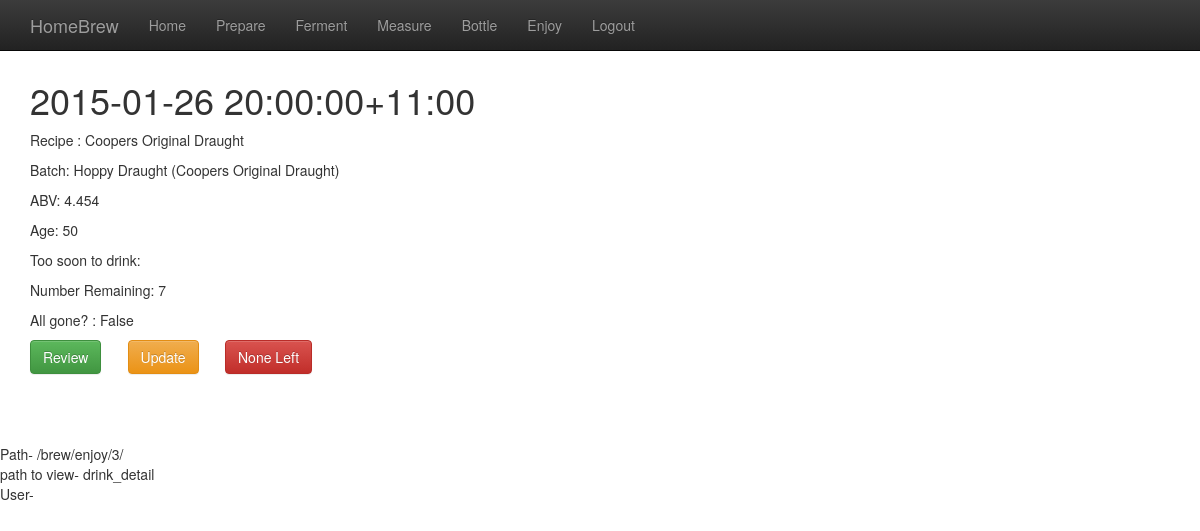
Page /brew/enjoy/3/ on the earlier database version.
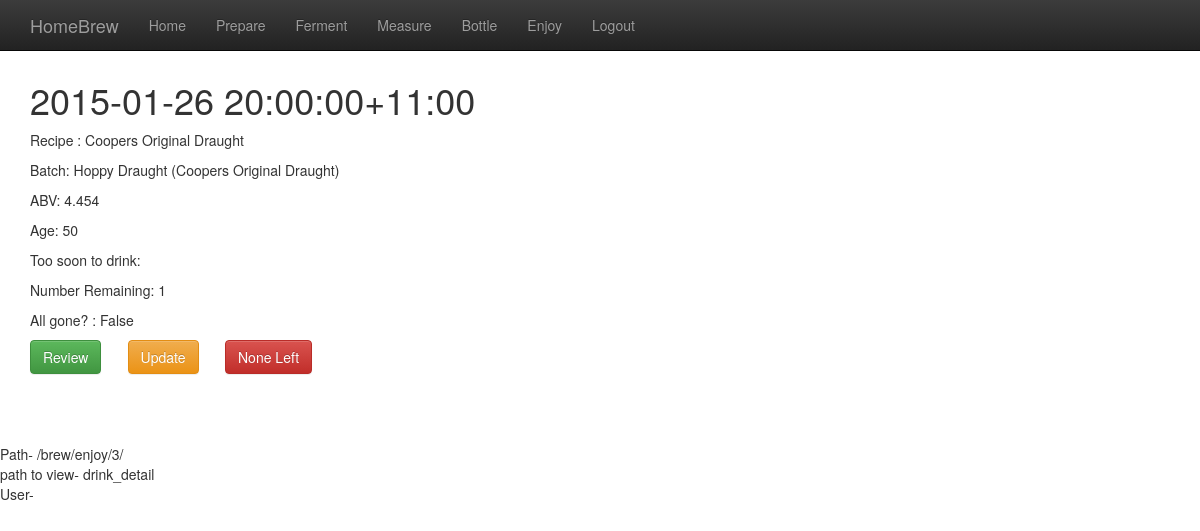
Same page on the later database version.
### brew/models.py (models this page shows, shortened)
class Bottling(models.Model):
    class Meta:
        ordering = ['-date']
    def __str__(self):
        return str(localtime(self.date))
    @property
    def abv(self):
        return 131 * (self.batch.original_gravity - self.final_measurement.gravity)
    @property
    def age(self):
        return (timezone.now() - self.date).days
    @property
    def all_gone(self):
        return self.num_remaining <= 0
    batch = models.ForeignKey(Batch)
    final_measurement = models.ForeignKey(Measurement)
    date = models.DateTimeField('date bottled')
    bottle_type = models.ForeignKey(BottleType)
    num_bottled = models.IntegerField(default=0)
    num_remaining = models.IntegerField(default=0)
    markings = models.CharField(max_length=10, blank=True, null=True)
    notes = models.CharField(max_length=200, blank=True, null=True)

class Batch(models.Model):
    class Meta:
        ordering = ['-date']
    def __str__(self):
        if self.name == '':
            friendly = 'Unnamed'
        else:
            friendly = self.name
        friendly = friendly + ' (' + force_text(self.recipe) + ')'
        return friendly
    @property
    def original_gravity(self):
        og_measurement = self.measurement_set.filter(gravity_type__name="OG")
        if og_measurement:
            return self.measurement_set.filter(gravity_type__name="OG").get().gravity
        else:
            return 0
    name = models.CharField(max_length=100, blank=True, null=True)
    recipe = models.ForeignKey(Recipe)
    description = models.CharField(max_length=200, blank=True, null=True)
    date = models.DateTimeField('date brewed')

class Recipe(models.Model):
    class Meta:
        ordering = ['-date']
    def __str__(self):
        return self.name
    name = models.CharField(max_length=100)
    description = models.CharField(max_length=200, blank=True, null=True)
    ingredient = models.ManyToManyField(Ingredient)  # Refer above
    date = models.DateTimeField('date created', default=datetime.now)
    min_fermentation_days = models.IntegerField('guideline days in fermenter', default=7)
    min_bottled_days = models.IntegerField('min days in bottle', default=14)

class Measurement(models.Model):
    batch = models.ForeignKey(Batch)
    date = models.DateTimeField('date measured')
    gravity_type = models.ForeignKey(GravityType)
    gravity = models.DecimalField(max_digits=4, decimal_places=3, blank=True, null=True)
    temperature = models.IntegerField(blank=True, null=True)

### brew/views.py (the view)
# urls.py: url(r'^enjoy/(?P<pk>\d+)/$', views.DrinkDetailView.as_view(), name='drink_detail'),
class DrinkDetailView(generic.DetailView):
    model = Bottling
    template_name = "brew/drink_detail.html"

### brew/templatetags/brew_extras.py (called while the page is built)
@register.simple_tag
def active_page(request, view_name):
    from django.core.urlresolvers import resolve, Resolver404
    if not request:
        return ""
    try:
        return "active" if resolve(request.path_info).url_name == view_name else ""
    except Resolver404:
        return ""

@register.filter
def tourl(value): # Only one argument.
    from django.core.urlresolvers import resolve, Resolver404
    return resolve(value).url_name

### brew/templates/brew/drink_detail.html (shortened to what this page needs)
{% extends "brew/base.html" %}
{% block content %}
    <h1>{{ bottling }}</h1>
    <p> Recipe : {{ bottling.batch.recipe }}</p>
    <p>Batch: {{ bottling.batch }}</p>
    <p>ABV: {{ bottling.abv }}</p>
    <p>Age: {{ bottling.age }}</p
    <p> Too soon to drink: {{ bottling.was_bottled_recently }}</p>
    <p> Number Remaining: {{ bottling.num_remaining }}</p>
    <p>All gone? : {{ bottling.all_gone }}</p>
    <p>
    <div class="row">
        <div class="col-md-1">
            <form action="" method="GET">
                <button class="btn btn-success" type="submit">Review</button>
            </form>
        </div>
        <div class="col-md-1">
            <form action="{% url 'brew:drink_update' bottling.id %}" method="get">
                <button class="btn btn-warning" type="submit">Update</button>
            </form>
        </div>
        <div class="col-md-1">
            <form action="" method="POST">
                <button class="btn btn-danger" type="submit">None Left</button>
            </form>
        </div>
    </div>
    </p>
{% endblock content %}

Differences in the rows shown:
changed Bottling "False": num_remaining "7" → "1"
